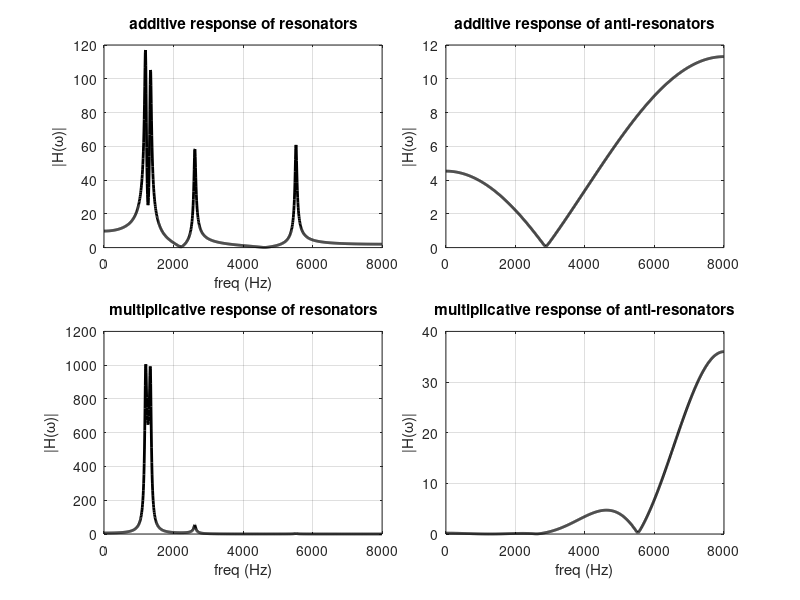
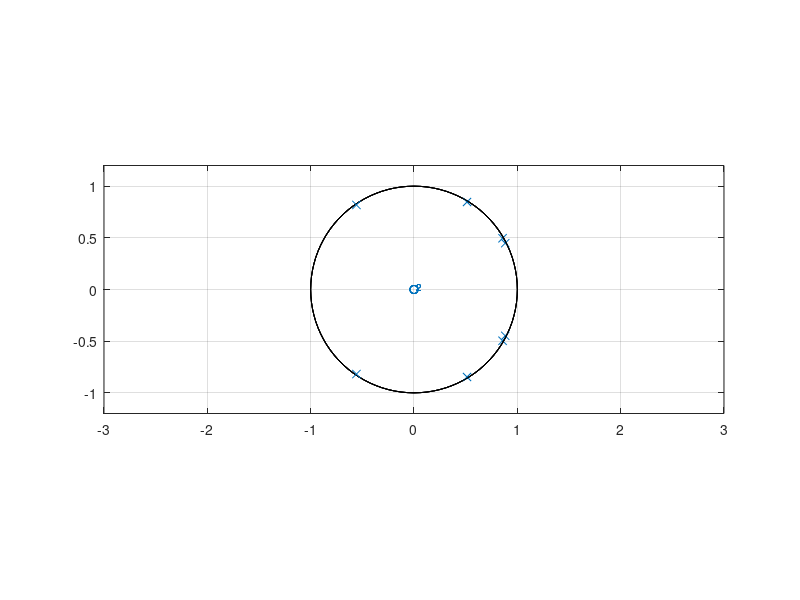

The MATLAB script that drew these images, in order:
%%% THIS IS A CODE TO DESIGN RESONATORS %%% 

sampling_freq = 16000; % (in Hz) samplingfrequency
central_freq = 1335.9; % (in Hz) central frequency of resonator
rO = 0.99; %Bandwidth of the resonator
dft_points = 1024; % resolution of the filter

radian_freq = (central_freq/sampling_freq)*2*pi; % normalized central freq
poly_Num = [1]; % numerator polynomial 
poly_Den = [1 -2*rO*cos(radian_freq) rO.^2]; % denominator polynomial 
[resonator_response, freq_axis] = freqz(poly_Num,poly_Den,dft_points); % generating filter response
[anti_resonator_response, ~] = freqz(poly_Den,poly_Num,dft_points); % generating filter response

%%%%%%%%%% FOR MORE RESONATORS 
central_freq_2 = 500; % (in Hz) central frequency of resonator
rO_2 = 0.9; %Bandwidth of the resonator
radian_freq_2 = (central_freq_2/sampling_freq)*2*pi; % normalized central freq
poly_Num_2 = [1]; % numerator polynomial 
poly_Den_2 = [1 -2*rO_2*cos(radian_freq_2) rO.^2]; % denominator polynomial 
[resonator_response_2, ~] = freqz(poly_Num_2,poly_Den_2,dft_points); % generating filter response
[anti_resonator_response_2, ~] = freqz(poly_Den_2,poly_Num_2,dft_points); % generating filter response

central_freq_3 = 2200; % (in Hz) central frequency of resonator
rO_3 = 0.79; %Bandwidth of the resonator
radian_freq_3 = (central_freq_3/sampling_freq)*2*pi; % normalized central freq
poly_Num_3 = [1]; % numerator polynomial 
poly_Den_3 = [1 -2*rO_3*cos(radian_freq_3) rO.^2]; % denominator polynomial 
[resonator_response_3, ~] = freqz(poly_Num_3,poly_Den_3,dft_points); % generating filter response
[anti_resonator_response_3, ~] = freqz(poly_Den_3,poly_Num_3,dft_points); % generating filter response

central_freq_4 = 5700; % (in Hz) central frequency of resonator
rO_4 = 0.9; %Bandwidth of the resonator
radian_freq_4 = (central_freq_4/sampling_freq)*2*pi; % normalized central freq
poly_Num_4 = [1]; % numerator polynomial 
poly_Den_4 = [1 -2*rO_4*cos(radian_freq_4) rO.^2]; % denominator polynomial 
[resonator_response_4, ~] = freqz(poly_Num_4,poly_Den_4,dft_points); % generating filter response
[anti_resonator_response_4, ~] = freqz(poly_Den_4,poly_Num_4,dft_points); % generating filter response
%%%%%%%%%% CUMULATIVE RESPONSE OF ALL RESONATORS

res_additive_response = resonator_response_4+resonator_response_3+resonator_response_2+ resonator_response;
res_multiplicative_response = resonator_response_4.*resonator_response_3.*resonator_response_2.*resonator_response;

anti_res_additive_response = anti_resonator_response_4+anti_resonator_response_3+anti_resonator_response_2+ anti_resonator_response;
anti_res_multiplicative_response = anti_resonator_response_4.*anti_resonator_response_3.*anti_resonator_response_2.*anti_resonator_response;

%%% PLOTTING OF THE FIGURE
figure; 

subplot(2,4,[1 2]);
plot(freq_axis*sampling_freq/(2*pi), abs(res_additive_response),'k','LineWidth',2);
grid; ylabel('|H(\omega)|'); xlabel('freq (Hz)');
title('additive response of resonators');

subplot(2,4,[3,4]);
plot(freq_axis*sampling_freq/(2*pi), abs(anti_res_additive_response),'k','LineWidth',2);
grid; ylabel('|H(\omega)|'); %xlabel('freq (Hz)');
title('additive response of anti-resonators');

subplot(2,4,[5,6]);
plot(freq_axis*sampling_freq/(2*pi), abs(res_multiplicative_response),'k','LineWidth',2);
grid; xlabel('freq (Hz)'); ylabel('|H(\omega)|'); 
title('multiplicative response of resonators');

subplot(2,4,[7,8]);
plot(freq_axis*sampling_freq/(2*pi), abs(anti_res_multiplicative_response),'k','LineWidth',2);
grid; xlabel('freq (Hz)'); ylabel('|H(\omega)|'); 
title('multiplicative response of anti-resonators');

figure;
zplane(poly_Num, poly_Den); hold on;grid;
zplane(poly_Num_2, poly_Den_2); hold on;
zplane(poly_Num_3, poly_Den_3); hold on;
zplane(poly_Num_4, poly_Den_4); 
xlim([-3 3]);ylim([-1.2 1.2]);
